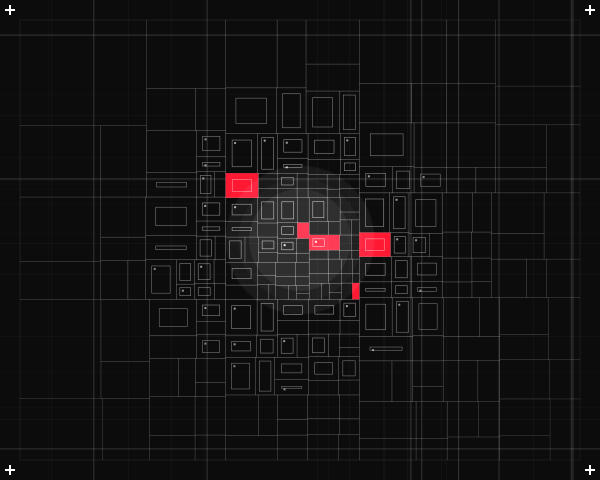

Here is the Python script that generated this plot:
import cairo
import math
import random

# Setup
width, height = 600, 480
surface = cairo.ImageSurface(cairo.FORMAT_ARGB32, width, height)
ctx = cairo.Context(surface)

# Background: High-contrast Void
ctx.set_source_rgb(0.05, 0.05, 0.05)
ctx.paint()

# Constants
PHI = (1 + 5**0.5) / 2
CENTER_X, CENTER_Y = width / 2, height / 2
ACCENT_COLOR = (1.0, 0.1, 0.2)  # Surgical Red

def get_distance_factor(x, y, w, h):
    """Calculates proximity to center to drive centripetal density."""
    cx, cy = x + w/2, y + h/2
    dist = math.sqrt((cx - CENTER_X)**2 + (cy - CENTER_Y)**2)
    max_dist = math.sqrt(CENTER_X**2 + CENTER_Y**2)
    return 1.0 - (dist / max_dist)

def draw_data_glyph(x, y, w, h, weight):
    """Draws microscopic symbolic mappings within a cell."""
    ctx.set_line_width(0.5)
    ctx.set_source_rgba(1, 1, 1, weight * 0.8)
    
    margin = w * 0.2
    inner_w = w - (margin * 2)
    inner_h = h - (margin * 2)
    
    # Draw a technical crosshair or rect
    if weight > 0.6:
        ctx.rectangle(x + margin, y + margin, inner_w, inner_h)
        ctx.stroke()
        # Binary 'bit' indicator
        if random.random() > 0.5:
            ctx.rectangle(x + margin + 2, y + margin + 2, 2, 2)
            ctx.fill()

def draw_recursive_system(x, y, w, h, depth):
    # Centripetal logic: Increase depth based on proximity to center
    factor = get_distance_factor(x, y, w, h)
    max_depth = 4 + int(factor * 6)
    
    # Base Case
    if depth > max_depth or w < 5 or h < 5:
        # Draw the "Cell"
        ctx.set_line_width(0.3)
        ctx.set_source_rgba(1, 1, 1, 0.1 + (factor * 0.4))
        ctx.rectangle(x, y, w, h)
        ctx.stroke()
        
        # Chromatic Shrapnel: Random high-frequency data points
        if factor > 0.7 and random.random() > 0.92:
            ctx.set_source_rgb(*ACCENT_COLOR)
            ctx.rectangle(x, y, w, h)
            ctx.fill()
            
        # Internal Logarithmic Detail
        if w > 15 and h > 15:
            draw_data_glyph(x, y, w, h, factor)
        return

    # Golden Ratio Subdivision
    split = 1 / PHI
    # Controlled jitter to simulate "algorithmic entropy"
    jitter = (random.random() - 0.5) * 0.05
    split += jitter

    if w > h:
        # Vertical Split
        w1 = w * split
        draw_recursive_system(x, y, w1, h, depth + 1)
        draw_recursive_system(x + w1, y, w - w1, h, depth + 1)
    else:
        # Horizontal Split
        h1 = h * split
        draw_recursive_system(x, y, w, h1, depth + 1)
        draw_recursive_system(x, y + h1, w, h - h1, depth + 1)

def draw_flow_lines():
    """Adds a layer of atmospheric interference (orthogonal paths)."""
    for i in range(40):
        factor = random.random()
        ctx.set_line_width(0.2 if factor < 0.8 else 1.2)
        ctx.set_source_rgba(1, 1, 1, 0.05 + (factor * 0.1))
        
        if random.random() > 0.5:
            # Horizontal interference
            py = random.uniform(0, height)
            ctx.move_to(0, py)
            ctx.line_to(width, py)
        else:
            # Vertical interference
            px = random.uniform(0, width)
            ctx.move_to(px, 0)
            ctx.line_to(px, height)
        ctx.stroke()

# Execution Sequence
# 1. Background Grid/Atmosphere
draw_flow_lines()

# 2. Primary Recursive Data Structure
# Centered start for symmetry
draw_recursive_system(20, 20, width - 40, height - 40, 0)

# 3. Focal Interference Overlays
ctx.set_operator(cairo.OPERATOR_ADD)
for _ in range(5):
    # Radial "Light" modulation at the core
    r = random.uniform(20, 80)
    ctx.set_source_rgba(1, 1, 1, 0.03)
    ctx.arc(CENTER_X, CENTER_Y, r, 0, 2 * math.pi)
    ctx.fill()

# 4. Final Branding/Swiss Elements (Minimalist markers)
ctx.set_operator(cairo.OPERATOR_OVER)
ctx.set_source_rgb(1, 1, 1)
ctx.set_line_width(2)
# Corner marks
size = 10
corners = [(10, 10), (width-10, 10), (10, height-10), (width-10, height-10)]
for cx, cy in corners:
    ctx.move_to(cx - size/2, cy)
    ctx.line_to(cx + size/2, cy)
    ctx.move_to(cx, cy - size/2)
    ctx.line_to(cx, cy + size/2)
    ctx.stroke()
